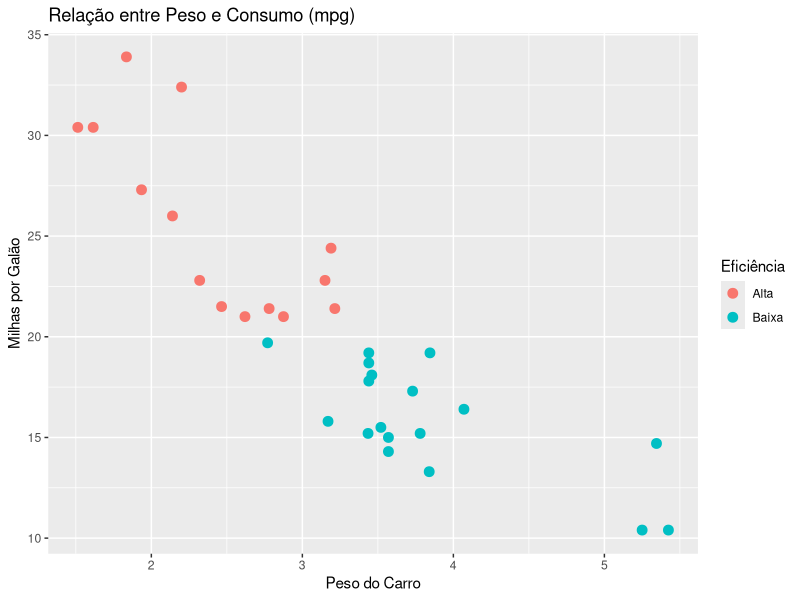

This chart was generated by the following R code:
## ---- chunk 1
install.packages("tidyverse")
## ---- chunk 2
library(tidyverse)
## ---- chunk 3
# Carregando dataset
data("mtcars")
## ---- chunk 4
# Visualizar primeiras linhas
head(mtcars)
## ---- chunk 5
# Estatísticas básicas
summary(mtcars$mpg)
## ---- chunk 6
# Criar nova coluna classificando consumo
mtcars <- mtcars %>%
  mutate(efficiency = ifelse(mpg > 20, "Alta", "Baixa"))
## ---- chunk 7
# Gráfico: Relação entre peso e consumo
ggplot(mtcars, aes(x = wt, y = mpg, color = efficiency)) +
  geom_point(size = 3) +
  labs(
    title = "Relação entre Peso e Consumo (mpg)",
    x = "Peso do Carro",
    y = "Milhas por Galão",
    color = "Eficiência"
  )
